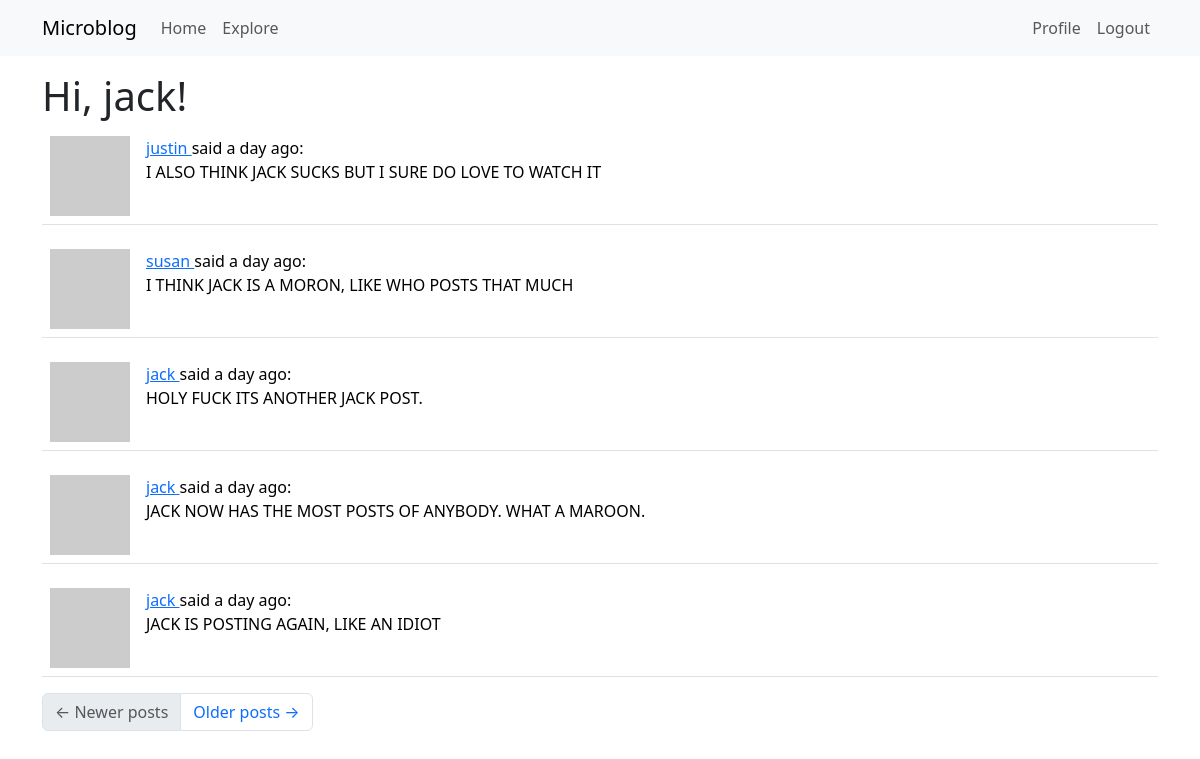
Page /explore (signed in) on the committed database.
### app/models.py (models this page shows, shortened)
class User(UserMixin, db.Model):
    id: so.Mapped[int] = so.mapped_column(primary_key=True)
    username: so.Mapped[str] = so.mapped_column(sa.String(64), index=True, unique=True)
    email: so.Mapped[str] = so.mapped_column(sa.String(120), index=True, unique=True)
    password_hash: so.Mapped[Optional[str]] = so.mapped_column(sa.String(256))
    about_me: so.Mapped[Optional[str]] = so.mapped_column(sa.String(140))
    last_seen: so.Mapped[Optional[datetime]] = so.mapped_column(
        default=lambda: datetime.now(timezone.utc))
    posts: so.WriteOnlyMapped['Post'] = so.relationship(back_populates='author')
    following: so.WriteOnlyMapped['User'] = so.relationship(
        secondary=followers, primaryjoin=(followers.c.follower_id == id),
        secondaryjoin=(followers.c.followed_id == id),
        back_populates='followers')
    followers: so.WriteOnlyMapped['User'] = so.relationship(
        secondary=followers, primaryjoin=(followers.c.followed_id == id),
        secondaryjoin=(followers.c.follower_id == id),
        back_populates='following')
    def avatar(self, size):
        digest = md5(self.email.lower().encode('utf-8')).hexdigest()
        return f'https://www.gravatar.com/avatar/{digest}?d=identicon&s={size}'

class Post(db.Model):
    id: so.Mapped[int] = so.mapped_column(primary_key=True)
    body: so.Mapped[str] = so.mapped_column(sa.String(140))
    timestamp: so.Mapped[datetime] = so.mapped_column(index=True, default=lambda: datetime.now(timezone.utc))
    user_id: so.Mapped[int] = so.mapped_column(sa.ForeignKey(User.id), index=True)
    author: so.Mapped[User] = so.relationship(back_populates='posts')

### app/routes.py (the view)
@app.route('/explore')
@login_required
def explore():
    page = request.args.get('page', 1, type=int)
    query = sa.select(Post).order_by(Post.timestamp.desc())
    posts = db.paginate(query, page=page, per_page=app.config['POSTS_PER_PAGE'], error_out=False)
    next_url = url_for('explore', page=posts.next_num) \
        if posts.has_next else None
    prev_url = url_for('explore', page=posts.prev_num) \
        if posts.has_prev else None
    return render_template("index.html", title='Explore', posts=posts.items, next_url=next_url, prev_url=prev_url)

### app/models.py (called while the page is built)
@login.user_loader
def load_user(id):
    return db.session.get(User, int(id))

### app/routes.py (called while the page is built)
@app.before_request
def before_request():
    if current_user.is_authenticated:
        current_user.last_seen = datetime.now(timezone.utc)
        db.session.commit()

### app/templates/index.html (shortened to what this page needs)
{% extends "base.html" %}
{% import "bootstrap_wtf.html" as wtf %}
{% block content %}
    <h1>Hi, {{ current_user.username }}!</h1>
    {% for post in posts %}
        {% include '_post.html' %}
    {% endfor %}
    <nav aria-label="Post navigation">
        <ul class="pagination">
            <li class="page-item{% if not prev_url %} disabled{% endif %}">
                <a class="page-link" href="{{ prev_url }}">
                    <span aria-hidden="true">&larr;</span> Newer posts
                </a>
            </li>
            <li class="page-item{% if not next_url %} disabled{% endif %}">
                <a class="page-link" href="{{ next_url }}">
                    Older posts <span aria-hidden="true">&rarr;</span>
                </a>
            </li>
        </ul>
    </nav>
{% endblock %}

### app/templates/_post.html
    <table class="table table-hover">
        <tr>
            <td width="70px">
                <a href="{{ url_for('user', username=post.author.username) }}">
                    <img src="{{ post.author.avatar(70) }}" />
                </a>
            </td>
            <td>
                <a href="{{ url_for('user', username=post.author.username) }}">
                    {{ post.author.username }}
                </a>
                said {{ moment(post.timestamp).fromNow() }}:
                <br>
                {{ post.body }}
            </td>
        </tr>
    </table>

### rows in the picture
User: username "jack"
Post: author.username "justin", timestamp "a day ago", body "I ALSO THINK JACK SUCKS BUT I SURE DO LOVE TO WATCH IT"
Post: author.username "susan", timestamp "a day ago", body "I THINK JACK IS A MORON, LIKE WHO POSTS THAT MUCH"
Post: author.username "jack", timestamp "a day ago", body "HOLY FUCK ITS ANOTHER JACK POST."
Post: author.username "jack", timestamp "a day ago", body "JACK NOW HAS THE MOST POSTS OF ANYBODY. WHAT A MAROON."
Post: author.username "jack", timestamp "a day ago", body "JACK IS POSTING AGAIN, LIKE AN IDIOT"
